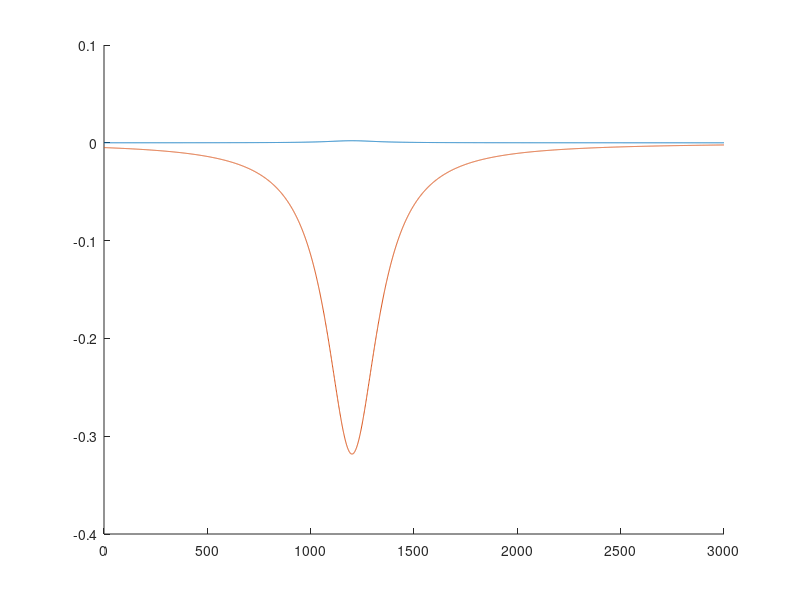
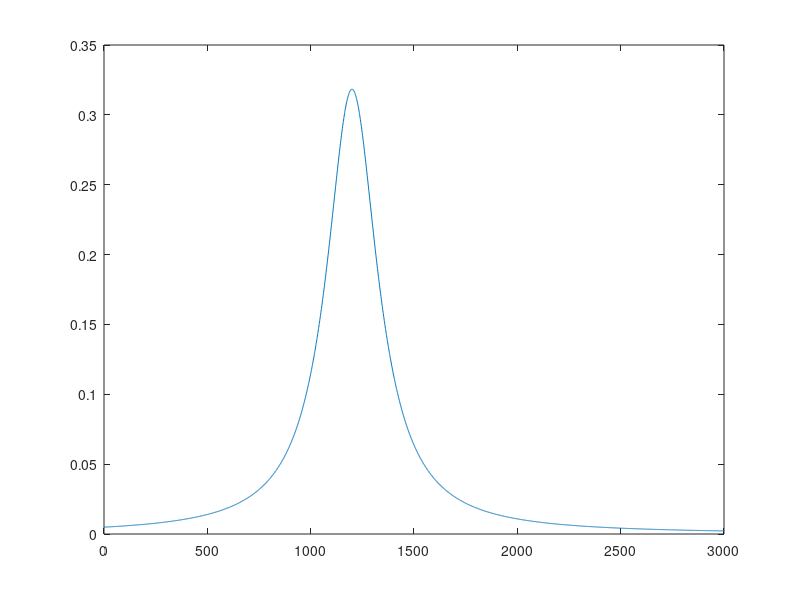
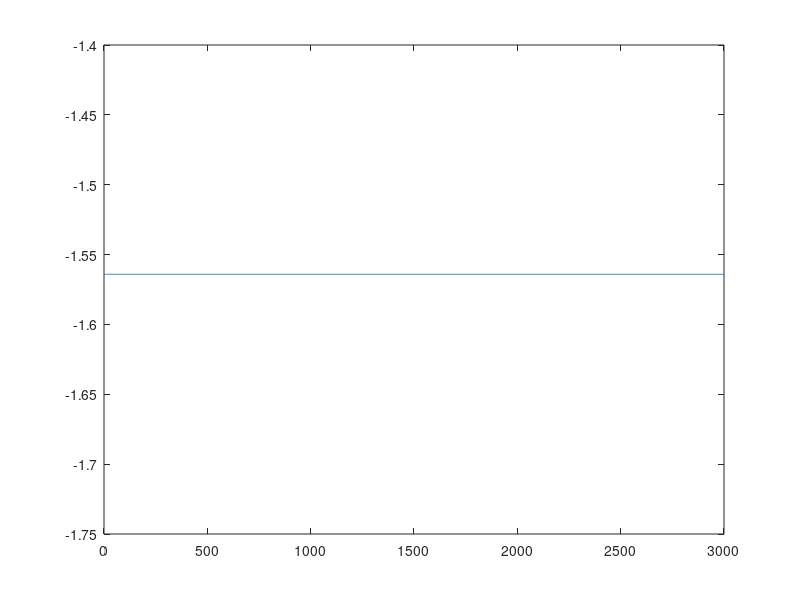

Write the MATLAB code that produced these figures, in order.
clear all
close all
%Lorentzian curve
Start = 0;
End = 3000;

x0 = 1200;
gamma = 300;

x = linspace(Start,End,3200);

    L= (gamma/(2*pi)) ./ ((x - x0).^2 + (gamma/2)^2);
    LImag = -(gamma/(2*pi)) * (gamma/2) ./ ((x - x0).^2 + (gamma/2)^2);

    LComplex = complex(L,LImag);

hold on
plot(x,real(L))
plot(x,(LImag))
hold off

figure(2)
plot(x,abs(LComplex))

figure(3)
plot(x,angle(LComplex))
